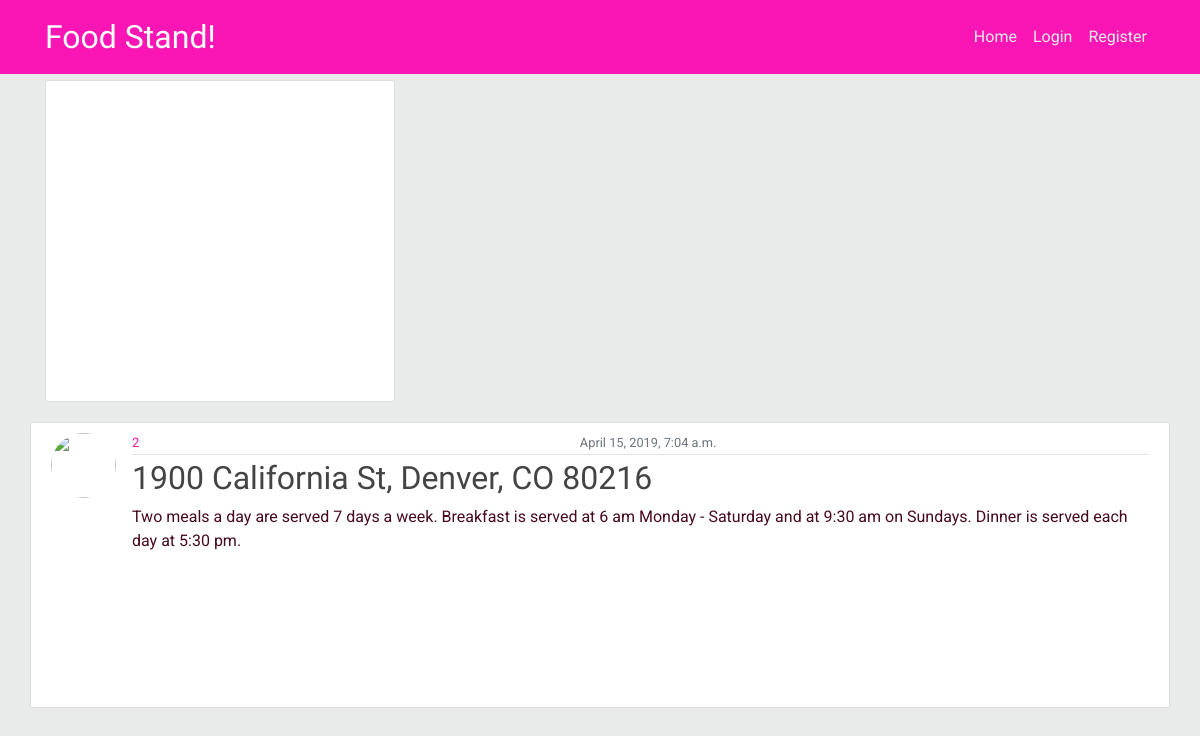
The page /distros/40/ on the database its author committed.
### distros/models.py (models this page shows, shortened)
class Post(models.Model):
  site = models.CharField(max_length=100)
  address = models.CharField(max_length=100)
  lat = models.FloatField()
  lng = models.FloatField()
  info = models.TextField()
  start_time = models.DateTimeField(auto_now=False)
  author = models.ForeignKey(User, on_delete=models.CASCADE)
  image = models.ImageField(blank=True)

### distros/views.py (the view)
# urls.py: path("<int:pk>/", PostDetailView.as_view(), name='post-detail'),
class PostDetailView(DetailView):
  model = Post

### distros/templates/distros/post_detail.html (shortened to what this page needs)
{% extends 'distros/base.html' %}
{% block content %}
<div class="row">
  <div class="col-md-4">
    <div class="content-section">
      <div id='map' style='width: 100%; min-height: 300px;'></div>
    </div>
  </div>
  <article class="media content-section">
    <img class="rounded-circle article-img" src="{{ user }}">
    <div class="media-body">
      <div class="article-metadata">
        <a class="mr-2" href="#">{{ object.site }}</a>
        <small class="text-muted">{{ object.start_time}}</small>
      </div>
      <h2 class="article-title">{{ object.address }}</h2>
      <p class="article-content">{{ object.info }}</p>
    </div>
  </article>
{% endblock content %}

### distros/static/distros/main.css (style rules this page uses)
body { background: #E8EBE9; color: #470A1F; margin-top: 5rem; font-family: 'Roboto', sans-serif; }
h1, h2, h3, h4, h5, h6 { color: #470A1F; font-family: 'Special Elite', cursive; }
.text-muted { display: flex; overflow: none; width: 100%; justify-content: center; }
a { color: #FA16B4 }
.content-section { width: 100%; background: #ffffff; padding: 10px 20px; border: 1px solid #dddddd; border-radius: 3px; margin-bottom: 20px; justify-content: center; }
.article-title { color: #444444; }
.article-content { white-space: wrap; width: 100%; height: 50%; text-overflow: ellipsis; }
.article-img { height: 65px; width: 65px; margin-right: 16px; }
.article-metadata { display: flex; padding-bottom: 1px; margin-bottom: 4px; border-bottom: 1px solid #e3e3e3 }
.media-body { height: 33vh; overflow: hidden; }
.mr-2 { font-size: 13px; }

### rows shown on the page
Post: site "2", start_time "April 15, 2019, 7:04 a.m.", address "1900 California St, Denver, CO 80216", info "Two meals a day are served 7 days a week. Breakfast is served at 6 am Monday - Saturday and at 9:30 am on Sundays. Dinner is served each day at 5:30 pm."
